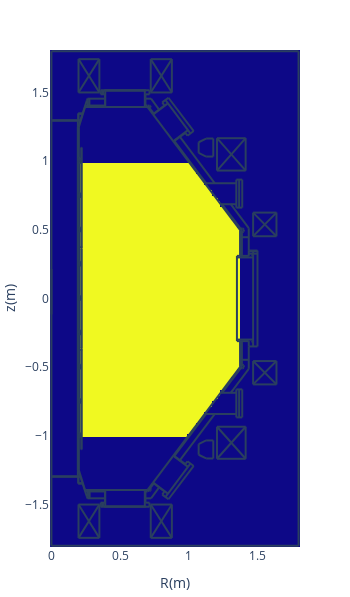

The notebook cell this image was saved under:
### Code cell
# vessel 
pl.d_heatmap(cond['vessel'])

### Figure 1 — Plotly figure (JSON) as saved in the notebook; plotly's stock layout.template omitted (floating-point values rounded to 4 significant figures; data arrays with more than 128 entries replaced by an {"elided": "..."} marker saying what was removed)
{"data": [{"dx": 0.02, "dy": 0.02, "showscale": false, "type": "heatmap", "x0": 0, "y0": -1.8, "z": {"elided": "181x91 int values"}}], "layout": {"height": 597.3, "margin": {"autoexpand": false, "b": 50, "l": 50, "r": 50, "t": 50}, "shapes": [{"type": "line", "x0": 0.2652, "x1": 0.2652, "y0": -1.406, "y1": -1.455}, {"type": "line", "x0": 0.2766, "x1": 0.2766, "y0": -1.406, "y1": -1.455}, {"type": "line", "x0": 0.1927, "x1": 0.1927, "y0": -1.299, "y1": 1.299}, {"type": "line", "x0": 0.1927, "x1": 0.1927, "y0": -1.249, "y1": 1.249}, {"type": "line", "x0": 0.195, "x1": 0.195, "y0": -1.251, "y1": 1.249}, {"type": "line", "x0": 0.1995, "x1": 0.1995, "y0": -1.249, "y1": 1.249}, {"type": "line", "x0": 1.376, "x1": 0.7005, "y0": 0.4965, "y1": 1.394}, {"type": "line", "x0": 0.2199, "x1": 0.2199, "y0": 0.3695, "y1": 1.099}, {"type": "line", "x0": 0.2176, "x1": 0.2176, "y0": 0.3695, "y1": 1.099}, {"type": "line", "x0": 1.376, "x1": 0.7005, "y0": -0.4965, "y1": -1.394}, {"type": "line", "x0": 0.2176, "x1": 0.2176, "y0": -0.3695, "y1": -1.099}, {"type": "line", "x0": 0.2199, "x1": 0.2199, "y0": -0.3695, "y1": -1.099}, {"type": "line", "x0": 0.1995, "x1": 0.2448, "y0": -1.249, "y1": -1.394}, {"type": "line", "x0": 0.1972, "x1": 0.1972, "y0": -1.299, "y1": -1.344}, {"type": "line", "x0": 0.195, "x1": 0.195, "y0": -1.299, "y1": -1.349}, {"type": "line", "x0": 0.195, "x1": 0.229, "y0": -1.349, "y1": -1.349}, {"type": "line", "x0": 0.195, "x1": 0.2267, "y0": -1.344, "y1": -1.344}, {"type": "line", "x0": 0.1995, "x1": 0.1995, "y0": -0.9975, "y1": -0.9748}, {"type": "line", "x0": 0.2086, "x1": 0.2086, "y0": -1.009, "y1": -0.9907}, {"type": "line", "x0": 0.2086, "x1": 0.2086, "y0": -1.009, "y1": -0.9929}, {"type": "line", "x0": 0.2063, "x1": 0.2063, "y0": -1.011, "y1": -0.9748}, {"type": "line", "x0": 0, "x1": 0.2108, "y0": -1.294, "y1": -1.294}, {"type": "line", "x0": 0, "x1": 0.2131, "y0": -1.299, "y1": -1.299}, {"type": "line", "x0": 0.1995, "x1": 0.1995, "y0": -1.011, "y1": -1.002}, {"type": "line", "x0": 0.2063, "x1": 0.2086, "y0": -1.007, "y1": -1.007}, {"type": "line", "x0": 0.2086, "x1": 0.2086, "y0": -1.004, "y1": -1.004}, {"type": "line", "x0": 0.2086, "x1": 0.2176, "y0": -1.009, "y1": -1.009}, {"type": "line", "x0": 0.1995, "x1": 0.2063, "y0": -1.011, "y1": -1.011}, {"type": "line", "x0": 0.2199, "x1": 0.2176, "y0": -1.099, "y1": -1.099}, {"type": "line", "x0": 0.2063, "x1": 0.2086, "y0": -0.9929, "y1": -0.9929}, {"type": "line", "x0": 0.2086, "x1": 0.2086, "y0": -0.9975, "y1": -0.9975}, {"type": "line", "x0": 0.2086, "x1": 0.2176, "y0": -0.9929, "y1": -0.9929}, {"type": "line", "x0": 0.2086, "x1": 0.2176, "y0": -0.9907, "y1": -0.9907}, {"type": "line", "x0": 0.1995, "x1": 0.2063, "y0": -0.9748, "y1": -0.9748}, {"type": "line", "x0": 0.2086, "x1": 0.2176, "y0": -0.7594, "y1": -0.7594}, {"type": "line", "x0": 0.1995, "x1": 0.2063, "y0": -0.7617, "y1": -0.7617}, {"type": "line", "x0": 0.2086, "x1": 0.2086, "y0": -0.7594, "y1": -0.7413}, {"type": "line", "x0": 0.2086, "x1": 0.2086, "y0": -0.7594, "y1": -0.739}, {"type": "line", "x0": 0.1995, "x1": 0.1995, "y0": -0.7617, "y1": -0.7526}, {"type": "line", "x0": 0.2063, "x1": 0.2063, "y0": -0.7617, "y1": -0.7254}, {"type": "line", "x0": 0.1995, "x1": 0.2063, "y0": -0.7254, "y1": -0.7254}, {"type": "line", "x0": 0.2086, "x1": 0.2176, "y0": -0.739, "y1": -0.739}, {"type": "line", "x0": 0.2086, "x1": 0.2176, "y0": -0.7413, "y1": -0.7413}, {"type": "line", "x0": 0.2086, "x1": 0.2086, "y0": -0.7526, "y1": -0.7526}, {"type": "line", "x0": 0.2063, "x1": 0.2086, "y0": -0.7572, "y1": -0.7572}, {"type": "line", "x0": 0.2086, "x1": 0.2086, "y0": -0.7458, "y1": -0.7458}, {"type": "line", "x0": 0.2063, "x1": 0.2086, "y0": -0.7436, "y1": -0.7436}, {"type": "line", "x0": 0.1995, "x1": 0.1995, "y0": -0.7481, "y1": -0.7254}, {"type": "line", "x0": 0.3582, "x1": 0.7141, "y0": -1.517, "y1": -1.517}, {"type": "line", "x0": 0.3854, "x1": 0.6869, "y0": -1.514, "y1": -1.514}, {"type": "line", "x0": 0.3854, "x1": 0.6869, "y0": -1.514, "y1": -1.514}, {"type": "line", "x0": 0.2426, "x1": 0.7096, "y0": -1.394, "y1": -1.394}, {"type": "line", "x0": 0.3922, "x1": 0.3922, "y0": -1.514, "y1": -1.394}, {"type": "line", "x0": 0.3582, "x1": 0.3582, "y0": -1.517, "y1": -1.487}, {"type": "line", "x0": 0.3786, "x1": 0.3786, "y0": -1.517, "y1": -1.487}, {"type": "line", "x0": 0.3695, "x1": 0.3695, "y0": -1.517, "y1": -1.487}, {"type": "line", "x0": 0.3831, "x1": 0.3831, "y0": -1.517, "y1": -1.512}, {"type": "line", "x0": 0.3831, "x1": 0.3854, "y0": -1.512, "y1": -1.514}, {"type": "line", "x0": 0.3854, "x1": 0.3854, "y0": -1.514, "y1": -1.514}, {"type": "line", "x0": 0.3899, "x1": 0.263, "y0": -1.455, "y1": -1.455}, {"type": "line", "x0": 0.3582, "x1": 0.3899, "y0": -1.487, "y1": -1.487}, {"type": "line", "x0": 0.2471, "x1": 0.3899, "y0": -1.406, "y1": -1.406}, {"type": "line", "x0": 0.2766, "x1": 0.2766, "y0": -1.455, "y1": -1.406}, {"type": "line", "x0": 0.2652, "x1": 0.2652, "y0": -1.455, "y1": -1.406}, {"type": "line", "x0": 0.2584, "x1": 0.263, "y0": -1.444, "y1": -1.455}, {"type": "line", "x0": 0.2426, "x1": 0.2448, "y0": -1.394, "y1": -1.392}, {"type": "line", "x0": 0.3899, "x1": 0.3899, "y0": -1.487, "y1": -1.394}, {"type": "line", "x0": 0.6801, "x1": 0.6801, "y0": -1.514, "y1": -1.394}, {"type": "line", "x0": 0.7141, "x1": 0.7141, "y0": -1.517, "y1": -1.487}, {"type": "line", "x0": 0.6914, "x1": 0.6914, "y0": -1.517, "y1": -1.512}, {"type": "line", "x0": 0.6914, "x1": 0.6869, "y0": -1.512, "y1": -1.514}, {"type": "line", "x0": 0.6869, "x1": 0.6869, "y0": -1.514, "y1": -1.514}, {"type": "line", "x0": 0.6846, "x1": 0.6846, "y0": -1.487, "y1": -1.394}, {"type": "line", "x0": 0.6846, "x1": 0.7141, "y0": -1.487, "y1": -1.487}, {"type": "line", "x0": 0.7254, "x1": 0.6846, "y0": -1.455, "y1": -1.455}, {"type": "line", "x0": 0.7118, "x1": 0.705, "y0": -1.392, "y1": -1.387}, {"type": "line", "x0": 0.7055, "x1": 0.715, "y0": -1.4, "y1": -1.402}, {"type": "line", "x0": 0.715, "x1": 0.7223, "y0": -1.402, "y1": -1.397}, {"type": "line", "x0": 0.7223, "x1": 0.7248, "y0": -1.397, "y1": -1.389}, {"type": "line", "x0": 0.7248, "x1": 0.7198, "y0": -1.389, "y1": -1.381}, {"type": "line", "x0": 0.6846, "x1": 0.7005, "y0": -1.406, "y1": -1.406}, {"type": "line", "x0": 0.2199, "x1": 0.2199, "y0": -0.3627, "y1": 0.3627}, {"type": "line", "x0": 0.2176, "x1": 0.2176, "y0": -0.3627, "y1": 0.3627}, {"type": "line", "x0": 0.1995, "x1": 0.1995, "y0": -0.4965, "y1": -0.4761}, {"type": "line", "x0": 0.2063, "x1": 0.2063, "y0": -0.5123, "y1": -0.4761}, {"type": "line", "x0": 0.1995, "x1": 0.1995, "y0": -0.5123, "y1": -0.5033}, {"type": "line", "x0": 0.2086, "x1": 0.2086, "y0": -0.5101, "y1": -0.4897}, {"type": "line", "x0": 0.2086, "x1": 0.2086, "y0": -0.5101, "y1": -0.4919}, {"type": "line", "x0": 0.2086, "x1": 0.2176, "y0": -0.5101, "y1": -0.5101}, {"type": "line", "x0": 0.2063, "x1": 0.2086, "y0": -0.4942, "y1": -0.4942}, {"type": "line", "x0": 0.2086, "x1": 0.2086, "y0": -0.4965, "y1": -0.4965}, {"type": "line", "x0": 0.2063, "x1": 0.2086, "y0": -0.5055, "y1": -0.5055}, {"type": "line", "x0": 0.2086, "x1": 0.2086, "y0": -0.5033, "y1": -0.5033}, {"type": "line", "x0": 0.2086, "x1": 0.2176, "y0": -0.4919, "y1": -0.4919}, {"type": "line", "x0": 0.2086, "x1": 0.2176, "y0": -0.4897, "y1": -0.4897}, {"type": "line", "x0": 0.1995, "x1": 0.2063, "y0": -0.5123, "y1": -0.5123}, {"type": "line", "x0": 0.1995, "x1": 0.2063, "y0": -0.4761, "y1": -0.4761}, {"type": "line", "x0": 0.2154, "x1": 0.2176, "y0": -0.365, "y1": -0.3627}, {"type": "line", "x0": 0.2206, "x1": 0.2218, "y0": -0.3642, "y1": -0.3614}, {"type": "line", "x0": 0.2199, "x1": 0.2176, "y0": -0.3695, "y1": -0.3695}, {"type": "line", "x0": 0.2176, "x1": 0.2154, "y0": -0.3786, "y1": -0.3786}, {"type": "line", "x0": 0.2154, "x1": 0.2154, "y0": -0.3786, "y1": -0.3695}, {"type": "line", "x0": 0.2176, "x1": 0.2176, "y0": -0.3786, "y1": -0.3695}, {"type": "line", "x0": 0.2169, "x1": 0.2157, "y0": -0.365, "y1": -0.3678}, {"type": "line", "x0": 0.2183, "x1": 0.2177, "y0": -0.3664, "y1": -0.3678}, {"type": "line", "x0": 0.2176, "x1": 0.2199, "y0": -0.3673, "y1": -0.365}, {"type": "line", "x0": 0.2192, "x1": 0.2197, "y0": -0.3628, "y1": -0.3614}, {"type": "line", "x0": 0.1995, "x1": 0.1995, "y0": -0.263, "y1": -0.2516}, {"type": "line", "x0": 0.2063, "x1": 0.2063, "y0": -0.263, "y1": -0.2267}, {"type": "line", "x0": 0.2086, "x1": 0.2086, "y0": -0.2607, "y1": -0.2426}, {"type": "line", "x0": 0.2086, "x1": 0.2086, "y0": -0.2607, "y1": -0.2403}, {"type": "line", "x0": 0.2086, "x1": 0.2176, "y0": -0.2607, "y1": -0.2607}, {"type": "line", "x0": 0.2086, "x1": 0.2086, "y0": -0.2539, "y1": -0.2539}, {"type": "line", "x0": 0.2063, "x1": 0.2086, "y0": -0.2562, "y1": -0.2562}, {"type": "line", "x0": 0.1995, "x1": 0.2063, "y0": -0.263, "y1": -0.263}, {"type": "line", "x0": 0.1995, "x1": 0.1995, "y0": -0.2471, "y1": -0.2267}, {"type": "line", "x0": 0.2086, "x1": 0.2176, "y0": -0.2403, "y1": -0.2403}, {"type": "line", "x0": 0.2086, "x1": 0.2176, "y0": -0.2426, "y1": -0.2426}, {"type": "line", "x0": 0.2086, "x1": 0.2086, "y0": -0.2471, "y1": -0.2471}, {"type": "line", "x0": 0.2063, "x1": 0.2086, "y0": -0.2426, "y1": -0.2426}, {"type": "line", "x0": 0.1995, "x1": 0.2063, "y0": -0.2267, "y1": -0.2267}, {"type": "line", "x0": 0.1995, "x1": 0.2063, "y0": -0.01133, "y1": -0.01133}, {"type": "line", "x0": 0.1995, "x1": 0.2063, "y0": 0.02494, "y1": 0.02494}, {"type": "line", "x0": 0.1995, "x1": 0.1995, "y0": -0.01133, "y1": -0.002267}, {"type": "line", "x0": 0.1995, "x1": 0.1995, "y0": 0.002267, "y1": 0.02494}, {"type": "line", "x0": 0.2063, "x1": 0.2063, "y0": -0.01133, "y1": 0.02494}, {"type": "line", "x0": 0.2086, "x1": 0.2086, "y0": -0.009068, "y1": 0.006801}, {"type": "line", "x0": 0.2086, "x1": 0.2086, "y0": -0.009068, "y1": 0.009068}, {"type": "line", "x0": 0.2086, "x1": 0.2176, "y0": -0.009068, "y1": -0.009068}, {"type": "line", "x0": 0.2086, "x1": 0.2086, "y0": -0.004534, "y1": -0.004534}, {"type": "line", "x0": 0.2063, "x1": 0.2086, "y0": -0.006801, "y1": -0.006801}, {"type": "line", "x0": 0.2086, "x1": 0.2176, "y0": 0.009068, "y1": 0.009068}, {"type": "line", "x0": 0.2086, "x1": 0.2176, "y0": 0.006801, "y1": 0.006801}, {"type": "line", "x0": 0.2086, "x1": 0.2086, "y0": 0.002267, "y1": 0.002267}, {"type": "line", "x0": 0.2063, "x1": 0.2086, "y0": 0.006801, "y1": 0.006801}, {"type": "line", "x0": 0.2176, "x1": 0.2176, "y0": 0.3786, "y1": 0.3695}, {"type": "line", "x0": 0.2154, "x1": 0.2154, "y0": 0.3786, "y1": 0.3695}, {"type": "line", "x0": 0.1995, "x1": 0.1995, "y0": 0.2516, "y1": 0.2743}, {"type": "line", "x0": 0.2063, "x1": 0.2063, "y0": 0.238, "y1": 0.2743}, {"type": "line", "x0": 0.2086, "x1": 0.2086, "y0": 0.2403, "y1": 0.2607}, {"type": "line", "x0": 0.1995, "x1": 0.2063, "y0": 0.238, "y1": 0.238}, {"type": "line", "x0": 0.1995, "x1": 0.1995, "y0": 0.238, "y1": 0.2471}, {"type": "line", "x0": 0.2063, "x1": 0.2086, "y0": 0.2562, "y1": 0.2562}, {"type": "line", "x0": 0.2086, "x1": 0.2086, "y0": 0.2539, "y1": 0.2539}, {"type": "line", "x0": 0.2086, "x1": 0.2176, "y0": 0.2584, "y1": 0.2584}, {"type": "line", "x0": 0.2063, "x1": 0.2086, "y0": 0.2426, "y1": 0.2426}, {"type": "line", "x0": 0.2086, "x1": 0.2086, "y0": 0.2471, "y1": 0.2471}, {"type": "line", "x0": 0.2086, "x1": 0.2176, "y0": 0.2403, "y1": 0.2403}, {"type": "line", "x0": 0.2086, "x1": 0.2086, "y0": 0.2403, "y1": 0.2584}, {"type": "line", "x0": 0.2086, "x1": 0.2176, "y0": 0.2607, "y1": 0.2607}, {"type": "line", "x0": 0.1995, "x1": 0.2063, "y0": 0.2743, "y1": 0.2743}, {"type": "line", "x0": 0.2177, "x1": 0.2183, "y0": 0.3696, "y1": 0.3682}, {"type": "line", "x0": 0.2157, "x1": 0.2169, "y0": 0.3696, "y1": 0.3668}, {"type": "line", "x0": 0.2176, "x1": 0.2199, "y0": 0.3673, "y1": 0.365}, {"type": "line", "x0": 0.2218, "x1": 0.2206, "y0": 0.3632, "y1": 0.366}, {"type": "line", "x0": 0.2154, "x1": 0.2176, "y0": 0.365, "y1": 0.3627}, {"type": "line", "x0": 0.2197, "x1": 0.2192, "y0": 0.3632, "y1": 0.3646}, {"type": "line", "x0": 0.2199, "x1": 0.2176, "y0": 0.3695, "y1": 0.3695}, {"type": "line", "x0": 0.2176, "x1": 0.2154, "y0": 0.3786, "y1": 0.3786}, {"type": "line", "x0": 0.1995, "x1": 0.1995, "y0": 0.5033, "y1": 0.5237}, {"type": "line", "x0": 0.1995, "x1": 0.1995, "y0": 0.4874, "y1": 0.4965}, {"type": "line", "x0": 0.2063, "x1": 0.2063, "y0": 0.4874, "y1": 0.5237}, {"type": "line", "x0": 0.2086, "x1": 0.2086, "y0": 0.4897, "y1": 0.5078}, {"type": "line", "x0": 0.2086, "x1": 0.2086, "y0": 0.4897, "y1": 0.5101}, {"type": "line", "x0": 0.2086, "x1": 0.2176, "y0": 0.4897, "y1": 0.4897}, {"type": "line", "x0": 0.2086, "x1": 0.2086, "y0": 0.4965, "y1": 0.4965}, {"type": "line", "x0": 0.2063, "x1": 0.2086, "y0": 0.4942, "y1": 0.4942}, {"type": "line", "x0": 0.2086, "x1": 0.2176, "y0": 0.5101, "y1": 0.5101}, {"type": "line", "x0": 0.2086, "x1": 0.2176, "y0": 0.5078, "y1": 0.5078}, {"type": "line", "x0": 0.2086, "x1": 0.2086, "y0": 0.5033, "y1": 0.5033}, {"type": "line", "x0": 0.2063, "x1": 0.2086, "y0": 0.5055, "y1": 0.5055}, {"type": "line", "x0": 0.1995, "x1": 0.2063, "y0": 0.4874, "y1": 0.4874}, {"type": "line", "x0": 0.1995, "x1": 0.2063, "y0": 0.5237, "y1": 0.5237}, {"type": "line", "x0": 1.501, "x1": 1.501, "y0": 0.3491, "y1": -0.3491}, {"type": "line", "x0": 1.351, "x1": 1.351, "y0": 0.3106, "y1": -0.3106}, {"type": "line", "x0": 1.469, "x1": 1.469, "y0": 0.3491, "y1": -0.3491}, {"type": "line", "x0": 1.387, "x1": 1.387, "y0": -0.3106, "y1": -0.4965}, {"type": "line", "x0": 1.374, "x1": 1.374, "y0": -0.3106, "y1": -0.4965}, {"type": "line", "x0": 1.462, "x1": 1.462, "y0": -0.3196, "y1": -0.3106}, {"type": "line", "x0": 1.437, "x1": 1.437, "y0": -0.3106, "y1": -0.3491}, {"type": "line", "x0": 1.437, "x1": 1.501, "y0": -0.3491, "y1": -0.3491}, {"type": "line", "x0": 1.437, "x1": 1.437, "y0": -0.3491, "y1": -0.5123}, {"type": "line", "x0": 1.379, "x1": 1.392, "y0": -0.5069, "y1": -0.5093}, {"type": "line", "x0": 1.392, "x1": 1.402, "y0": -0.5093, "y1": -0.4997}, {"type": "line", "x0": 1.402, "x1": 1.4, "y0": -0.4997, "y1": -0.4862}, {"type": "line", "x0": 1.4, "x1": 1.388, "y0": -0.4862, "y1": -0.48}, {"type": "line", "x0": 1.374, "x1": 1.374, "y0": -0.4965, "y1": -0.4987}, {"type": "line", "x0": 1.383, "x1": 1.378, "y0": -0.501, "y1": -0.4965}, {"type": "line", "x0": 1.387, "x1": 1.437, "y0": -0.4466, "y1": -0.4466}, {"type": "line", "x0": 1.462, "x1": 1.469, "y0": -0.3196, "y1": -0.3196}, {"type": "line", "x0": 1.351, "x1": 1.469, "y0": -0.2992, "y1": -0.2992}, {"type": "line", "x0": 1.351, "x1": 1.437, "y0": -0.3106, "y1": -0.3106}, {"type": "line", "x0": 1.462, "x1": 1.469, "y0": -0.3106, "y1": -0.3106}, {"type": "line", "x0": 1.437, "x1": 1.437, "y0": 0.5123, "y1": 0.3514}, {"type": "line", "x0": 1.387, "x1": 1.387, "y0": 0.4965, "y1": 0.3106}, {"type": "line", "x0": 1.374, "x1": 1.374, "y0": 0.4965, "y1": 0.3106}, {"type": "line", "x0": 1.437, "x1": 1.501, "y0": 0.3491, "y1": 0.3491}, {"type": "line", "x0": 1.501, "x1": 1.437, "y0": 0.3264, "y1": 0.3264}, {"type": "line", "x0": 1.501, "x1": 1.437, "y0": 0.3446, "y1": 0.3446}, {"type": "line", "x0": 1.351, "x1": 1.469, "y0": 0.2992, "y1": 0.2992}, {"type": "line", "x0": 1.351, "x1": 1.437, "y0": 0.3106, "y1": 0.3106}, {"type": "line", "x0": 1.462, "x1": 1.462, "y0": 0.3196, "y1": 0.3106}, {"type": "line", "x0": 1.437, "x1": 1.437, "y0": 0.3514, "y1": 0.3106}, {"type": "line", "x0": 1.462, "x1": 1.469, "y0": 0.3106, "y1": 0.3106}, {"type": "line", "x0": 1.462, "x1": 1.469, "y0": 0.3196, "y1": 0.3196}, {"type": "line", "x0": 1.388, "x1": 1.4, "y0": 0.4818, "y1": 0.488}, {"type": "line", "x0": 1.4, "x1": 1.402, "y0": 0.488, "y1": 0.5015}, {"type": "line", "x0": 1.402, "x1": 1.392, "y0": 0.5015, "y1": 0.5111}, {"type": "line", "x0": 1.392, "x1": 1.379, "y0": 0.5111, "y1": 0.5088}, {"type": "line", "x0": 1.387, "x1": 1.437, "y0": 0.4466, "y1": 0.4466}, {"type": "line", "x0": 1.374, "x1": 1.374, "y0": 0.4965, "y1": 0.4987}, {"type": "line", "x0": 1.383, "x1": 1.378, "y0": 0.501, "y1": 0.4965}, {"type": "line", "x0": 0.1995, "x1": 0.2448, "y0": 1.249, "y1": 1.394}, {"type": "line", "x0": 0.1995, "x1": 0.1995, "y0": 0.7526, "y1": 0.773}, {"type": "line", "x0": 0.2063, "x1": 0.2063, "y0": 0.7368, "y1": 0.773}, {"type": "line", "x0": 0.1995, "x1": 0.1995, "y0": 0.7368, "y1": 0.7481}, {"type": "line", "x0": 0.2063, "x1": 0.2086, "y0": 0.7572, "y1": 0.7572}, {"type": "line", "x0": 0.2086, "x1": 0.2086, "y0": 0.7526, "y1": 0.7526}, {"type": "line", "x0": 0.2063, "x1": 0.2086, "y0": 0.7436, "y1": 0.7436}, {"type": "line", "x0": 0.2086, "x1": 0.2086, "y0": 0.7458, "y1": 0.7458}, {"type": "line", "x0": 0.2086, "x1": 0.2086, "y0": 0.739, "y1": 0.7594}, {"type": "line", "x0": 0.2086, "x1": 0.2086, "y0": 0.739, "y1": 0.7572}, {"type": "line", "x0": 0.2086, "x1": 0.2176, "y0": 0.739, "y1": 0.739}, {"type": "line", "x0": 0.2086, "x1": 0.2176, "y0": 0.7572, "y1": 0.7572}, {"type": "line", "x0": 0.2086, "x1": 0.2176, "y0": 0.7594, "y1": 0.7594}, {"type": "line", "x0": 0.1995, "x1": 0.2063, "y0": 0.7368, "y1": 0.7368}, {"type": "line", "x0": 0.1995, "x1": 0.2063, "y0": 0.773, "y1": 0.773}, {"type": "line", "x0": 0.2086, "x1": 0.2086, "y0": 0.9907, "y1": 1.009}, {"type": "line", "x0": 0.2086, "x1": 0.2086, "y0": 0.9907, "y1": 1.007}, {"type": "line", "x0": 0.2086, "x1": 0.2176, "y0": 0.9907, "y1": 0.9907}, {"type": "line", "x0": 0.2086, "x1": 0.2176, "y0": 1.007, "y1": 1.007}, {"type": "line", "x0": 0.2086, "x1": 0.2176, "y0": 1.009, "y1": 1.009}, {"type": "line", "x0": 0.2063, "x1": 0.2063, "y0": 0.9884, "y1": 1.025}, {"type": "line", "x0": 0.2086, "x1": 0.2086, "y0": 1.009, "y1": 1.025}, {"type": "line", "x0": 0.1995, "x1": 0.1995, "y0": 1.002, "y1": 1.025}, {"type": "line", "x0": 0.1995, "x1": 0.1995, "y0": 1.002, "y1": 1.025}, {"type": "line", "x0": 0.1995, "x1": 0.1995, "y0": 0.9884, "y1": 0.9975}, {"type": "line", "x0": 0.2086, "x1": 0.2086, "y0": 1.009, "y1": 1.025}, {"type": "line", "x0": 0.2063, "x1": 0.2063, "y0": 0.9884, "y1": 1.025}, {"type": "line", "x0": 0.2086, "x1": 0.2176, "y0": 1.009, "y1": 1.009}, {"type": "line", "x0": 0.2086, "x1": 0.2176, "y0": 1.007, "y1": 1.007}, {"type": "line", "x0": 0.2086, "x1": 0.2176, "y0": 0.9907, "y1": 0.9907}, {"type": "line", "x0": 0.2086, "x1": 0.2086, "y0": 0.9907, "y1": 1.007}, {"type": "line", "x0": 0.2086, "x1": 0.2086, "y0": 0.9907, "y1": 1.009}, {"type": "line", "x0": 0.2086, "x1": 0.2086, "y0": 0.9952, "y1": 0.9952}, {"type": "line", "x0": 0.2086, "x1": 0.2086, "y0": 0.9884, "y1": 0.9907}, {"type": "line", "x0": 0.2063, "x1": 0.2086, "y0": 0.9929, "y1": 0.9929}, {"type": "line", "x0": 0.2086, "x1": 0.2086, "y0": 1.002, "y1": 1.002}, {"type": "line", "x0": 0.2063, "x1": 0.2086, "y0": 1.007, "y1": 1.007}, {"type": "line", "x0": 0.1995, "x1": 0.2086, "y0": 0.9884, "y1": 0.9884}, {"type": "line", "x0": 0.1995, "x1": 0.2086, "y0": 1.025, "y1": 1.025}, {"type": "line", "x0": 0.1995, "x1": 0.2086, "y0": 1.025, "y1": 1.025}, {"type": "line", "x0": 0.2063, "x1": 0.2086, "y0": 1.007, "y1": 1.007}, {"type": "line", "x0": 0.2086, "x1": 0.2086, "y0": 1.002, "y1": 1.002}, {"type": "line", "x0": 0.2063, "x1": 0.2086, "y0": 0.9929, "y1": 0.9929}, {"type": "line", "x0": 0.2086, "x1": 0.2086, "y0": 0.9884, "y1": 0.9907}, {"type": "line", "x0": 0.2086, "x1": 0.2086, "y0": 0.9952, "y1": 0.9952}, {"type": "line", "x0": 0.1995, "x1": 0.1995, "y0": 0.9884, "y1": 0.9975}, {"type": "line", "x0": 0.1995, "x1": 0.2086, "y0": 0.9884, "y1": 0.9884}, {"type": "line", "x0": 0.2199, "x1": 0.2176, "y0": 1.099, "y1": 1.099}, {"type": "line", "x0": 0, "x1": 0.2131, "y0": 1.299, "y1": 1.299}, {"type": "line", "x0": 0, "x1": 0.2108, "y0": 1.294, "y1": 1.294}, {"type": "line", "x0": 0.195, "x1": 0.2267, "y0": 1.344, "y1": 1.344}, {"type": "line", "x0": 0.195, "x1": 0.229, "y0": 1.349, "y1": 1.349}, {"type": "line", "x0": 0.195, "x1": 0.195, "y0": 1.299, "y1": 1.349}, {"type": "line", "x0": 0.1972, "x1": 0.1972, "y0": 1.299, "y1": 1.344}, {"type": "line", "x0": 0.2426, "x1": 0.2448, "y0": 1.394, "y1": 1.392}, {"type": "line", "x0": 0.7096, "x1": 0.7028, "y0": 1.394, "y1": 1.39}, {"type": "line", "x0": 0.718, "x1": 0.723, "y0": 1.385, "y1": 1.393}, {"type": "line", "x0": 0.723, "x1": 0.7205, "y0": 1.393, "y1": 1.402}, {"type": "line", "x0": 0.7205, "x1": 0.7132, "y0": 1.402, "y1": 1.407}, {"type": "line", "x0": 0.7132, "x1": 0.7037, "y0": 1.407, "y1": 1.404}, {"type": "line", "x0": 0.2426, "x1": 0.7096, "y0": 1.394, "y1": 1.394}, {"type": "line", "x0": 0.3854, "x1": 0.6869, "y0": 1.514, "y1": 1.514}, {"type": "line", "x0": 0.3854, "x1": 0.6869, "y0": 1.514, "y1": 1.514}, {"type": "line", "x0": 0.3582, "x1": 0.7141, "y0": 1.517, "y1": 1.517}, {"type": "line", "x0": 0.3899, "x1": 0.263, "y0": 1.455, "y1": 1.455}, {"type": "line", "x0": 0.2471, "x1": 0.3899, "y0": 1.406, "y1": 1.406}, {"type": "line", "x0": 0.3582, "x1": 0.3899, "y0": 1.487, "y1": 1.487}, {"type": "line", "x0": 0.2584, "x1": 0.263, "y0": 1.444, "y1": 1.455}, {"type": "line", "x0": 0.2652, "x1": 0.2652, "y0": 1.455, "y1": 1.406}, {"type": "line", "x0": 0.2766, "x1": 0.2766, "y0": 1.455, "y1": 1.406}, {"type": "line", "x0": 0.3582, "x1": 0.3582, "y0": 1.517, "y1": 1.487}, {"type": "line", "x0": 0.3899, "x1": 0.3899, "y0": 1.487, "y1": 1.394}, {"type": "line", "x0": 0.3922, "x1": 0.3922, "y0": 1.514, "y1": 1.394}, {"type": "line", "x0": 0.3854, "x1": 0.3854, "y0": 1.514, "y1": 1.514}, {"type": "line", "x0": 0.3831, "x1": 0.3854, "y0": 1.512, "y1": 1.514}, {"type": "line", "x0": 0.3831, "x1": 0.3831, "y0": 1.517, "y1": 1.512}, {"type": "line", "x0": 0.3695, "x1": 0.3695, "y0": 1.517, "y1": 1.487}, {"type": "line", "x0": 0.3786, "x1": 0.3786, "y0": 1.517, "y1": 1.487}, {"type": "line", "x0": 0.6846, "x1": 0.6846, "y0": 1.487, "y1": 1.394}, {"type": "line", "x0": 0.6801, "x1": 0.6801, "y0": 1.514, "y1": 1.394}, {"type": "line", "x0": 0.6846, "x1": 0.7005, "y0": 1.406, "y1": 1.406}, {"type": "line", "x0": 0.6846, "x1": 0.7141, "y0": 1.487, "y1": 1.487}, {"type": "line", "x0": 0.6869, "x1": 0.6869, "y0": 1.514, "y1": 1.514}, {"type": "line", "x0": 0.6914, "x1": 0.6869, "y0": 1.512, "y1": 1.514}, {"type": "line", "x0": 0.6914, "x1": 0.6914, "y0": 1.517, "y1": 1.512}, {"type": "line", "x0": 0.7141, "x1": 0.7141, "y0": 1.517, "y1": 1.487}, {"type": "line", "x0": 0.7254, "x1": 0.6846, "y0": 1.455, "y1": 1.455}, {"type": "line", "x0": 0.7844, "x1": 0.7254, "y0": 1.376, "y1": 1.455}, {"type": "line", "x0": 0.7458, "x1": 0.7005, "y0": 1.347, "y1": 1.406}, {"type": "line", "x0": 0, "x1": 0, "y0": 0.2154, "y1": -0.1156}, {"type": "line", "x0": 0.7844, "x1": 0.7254, "y0": -1.376, "y1": -1.455}, {"type": "line", "x0": 0.7458, "x1": 0.7005, "y0": -1.347, "y1": -1.406}, {"type": "line", "x0": 1.437, "x1": 1.306, "y0": 0.5123, "y1": 0.6869}, {"type": "line", "x0": 1.387, "x1": 1.242, "y0": 0.4965, "y1": 0.6869}, {"type": "line", "x0": 1.347, "x1": 1.118, "y0": 0.8388, "y1": 0.8388}, {"type": "line", "x0": 1.347, "x1": 1.347, "y0": 0.866, "y1": 0.662}, {"type": "line", "x0": 1.367, "x1": 1.367, "y0": 0.866, "y1": 0.662}, {"type": "line", "x0": 1.39, "x1": 1.39, "y0": 0.866, "y1": 0.662}, {"type": "line", "x0": 1.39, "x1": 1.347, "y0": 0.866, "y1": 0.866}, {"type": "line", "x0": 1.39, "x1": 1.347, "y0": 0.662, "y1": 0.662}, {"type": "line", "x0": 1.347, "x1": 1.233, "y0": 0.6869, "y1": 0.6869}, {"type": "line", "x0": 1.347, "x1": 1.118, "y0": -0.8411, "y1": -0.8411}, {"type": "line", "x0": 1.347, "x1": 1.347, "y0": -0.866, "y1": -0.662}, {"type": "line", "x0": 1.367, "x1": 1.367, "y0": -0.866, "y1": -0.662}, {"type": "line", "x0": 1.39, "x1": 1.39, "y0": -0.866, "y1": -0.662}, {"type": "line", "x0": 1.39, "x1": 1.347, "y0": -0.866, "y1": -0.866}, {"type": "line", "x0": 1.39, "x1": 1.347, "y0": -0.662, "y1": -0.662}, {"type": "line", "x0": 1.347, "x1": 1.233, "y0": -0.6869, "y1": -0.6869}, {"type": "line", "x0": 1.437, "x1": 1.306, "y0": -0.5123, "y1": -0.6869}, {"type": "line", "x0": 1.387, "x1": 1.242, "y0": -0.4965, "y1": -0.6869}, {"type": "line", "x0": 0.195, "x1": 0.2584, "y0": -1.251, "y1": -1.444}, {"type": "line", "x0": 0.195, "x1": 0.2584, "y0": 1.249, "y1": 1.444}, {"type": "line", "x0": 0.8524, "x1": 0.8071, "y0": 1.462, "y1": 1.428}, {"type": "line", "x0": 0.8071, "x1": 0.8229, "y0": 1.428, "y1": 1.406}, {"type": "line", "x0": 0.8229, "x1": 0.739, "y0": 1.406, "y1": 1.342}, {"type": "line", "x0": 0.8479, "x1": 0.7413, "y0": 1.421, "y1": 1.34}, {"type": "line", "x0": 0.8524, "x1": 1.036, "y0": 1.462, "y1": 1.22}, {"type": "line", "x0": 0.8297, "x1": 1.013, "y0": 1.446, "y1": 1.202}, {"type": "line", "x0": 0.9952, "x1": 0.8864, "y0": 1.226, "y1": 1.145}, {"type": "line", "x0": 1.036, "x1": 0.9907, "y0": 1.22, "y1": 1.186}, {"type": "line", "x0": 0.9748, "x1": 0.9907, "y0": 1.206, "y1": 1.186}, {"type": "line", "x0": 0.9748, "x1": 0.8887, "y0": 1.206, "y1": 1.143}, {"type": "line", "x0": 1.19, "x1": 0.9363, "y0": 0.8388, "y1": 1.177}, {"type": "line", "x0": 1.127, "x1": 0.8955, "y0": 0.8388, "y1": 1.147}, {"type": "line", "x0": 0.8524, "x1": 0.8071, "y0": -1.462, "y1": -1.428}, {"type": "line", "x0": 0.8071, "x1": 0.8229, "y0": -1.428, "y1": -1.406}, {"type": "line", "x0": 0.8229, "x1": 0.739, "y0": -1.406, "y1": -1.342}, {"type": "line", "x0": 0.8479, "x1": 0.7413, "y0": -1.421, "y1": -1.34}, {"type": "line", "x0": 0.8524, "x1": 1.036, "y0": -1.462, "y1": -1.22}, {"type": "line", "x0": 0.8297, "x1": 1.013, "y0": -1.446, "y1": -1.202}, {"type": "line", "x0": 0.9952, "x1": 0.8864, "y0": -1.226, "y1": -1.145}, {"type": "line", "x0": 1.036, "x1": 0.9907, "y0": -1.22, "y1": -1.186}, {"type": "line", "x0": 0.9748, "x1": 0.9907, "y0": -1.206, "y1": -1.186}, {"type": "line", "x0": 0.9748, "x1": 0.8887, "y0": -1.206, "y1": -1.143}, {"type": "line", "x0": 1.19, "x1": 0.9363, "y0": -0.8411, "y1": -1.177}, {"type": "line", "x0": 1.127, "x1": 0.8955, "y0": -0.8411, "y1": -1.147}, {"type": "line", "x0": 0.1972, "x1": 0.1972, "y0": -1.501, "y1": -1.743}, {"type": "line", "x0": 0.1972, "x1": 0.3491, "y0": -1.743, "y1": -1.743}, {"type": "line", "x0": 0.3491, "x1": 0.3491, "y0": -1.743, "y1": -1.501}, {"type": "line", "x0": 0.3491, "x1": 0.1972, "y0": -1.501, "y1": -1.501}, {"type": "line", "x0": 0.1972, "x1": 0.1972, "y0": 1.743, "y1": 1.501}, {"type": "line", "x0": 0.1972, "x1": 0.3491, "y0": 1.501, "y1": 1.501}, {"type": "line", "x0": 0.3491, "x1": 0.3491, "y0": 1.501, "y1": 1.743}, {"type": "line", "x0": 0.3491, "x1": 0.1972, "y0": 1.743, "y1": 1.743}, {"type": "line", "x0": 0.7232, "x1": 0.7232, "y0": 1.743, "y1": 1.501}, {"type": "line", "x0": 0.7232, "x1": 0.8773, "y0": 1.501, "y1": 1.501}, {"type": "line", "x0": 0.8773, "x1": 0.8773, "y0": 1.501, "y1": 1.743}, {"type": "line", "x0": 0.8773, "x1": 0.7232, "y0": 1.743, "y1": 1.743}, {"type": "line", "x0": 0.7232, "x1": 0.7232, "y0": -1.501, "y1": -1.743}, {"type": "line", "x0": 0.7232, "x1": 0.8773, "y0": -1.743, "y1": -1.743}, {"type": "line", "x0": 0.8773, "x1": 0.8773, "y0": -1.743, "y1": -1.501}, {"type": "line", "x0": 0.8773, "x1": 0.7232, "y0": -1.501, "y1": -1.501}, {"type": "line", "x0": 1.206, "x1": 1.206, "y0": -0.934, "y1": -1.168}, {"type": "line", "x0": 1.206, "x1": 1.415, "y0": -1.168, "y1": -1.168}, {"type": "line", "x0": 1.415, "x1": 1.415, "y0": -1.168, "y1": -0.934}, {"type": "line", "x0": 1.415, "x1": 1.206, "y0": -0.934, "y1": -0.934}, {"type": "line", "x0": 1.206, "x1": 1.206, "y0": 1.168, "y1": 0.9317}, {"type": "line", "x0": 1.206, "x1": 1.415, "y0": 0.9317, "y1": 0.9317}, {"type": "line", "x0": 1.415, "x1": 1.415, "y0": 0.9317, "y1": 1.168}, {"type": "line", "x0": 1.415, "x1": 1.206, "y0": 1.168, "y1": 1.168}, {"type": "line", "x0": 1.469, "x1": 1.469, "y0": 0.6257, "y1": 0.4534}, {"type": "line", "x0": 1.469, "x1": 1.639, "y0": 0.4534, "y1": 0.4534}, {"type": "line", "x0": 1.639, "x1": 1.639, "y0": 0.4534, "y1": 0.6257}, {"type": "line", "x0": 1.639, "x1": 1.469, "y0": 0.6257, "y1": 0.6257}, {"type": "line", "x0": 1.469, "x1": 1.469, "y0": -0.4557, "y1": -0.6257}, {"type": "line", "x0": 1.469, "x1": 1.639, "y0": -0.6257, "y1": -0.6257}, {"type": "line", "x0": 1.639, "x1": 1.639, "y0": -0.6257, "y1": -0.4557}, {"type": "line", "x0": 1.639, "x1": 1.469, "y0": -0.4557, "y1": -0.4557}, {"type": "line", "x0": 1.072, "x1": 1.127, "y0": 1.138, "y1": 1.165}, {"type": "line", "x0": 1.127, "x1": 1.179, "y0": 1.165, "y1": 1.165}, {"type": "line", "x0": 1.179, "x1": 1.179, "y0": 1.165, "y1": 1.034}, {"type": "line", "x0": 1.179, "x1": 1.127, "y0": 1.034, "y1": 1.034}, {"type": "line", "x0": 1.127, "x1": 1.072, "y0": 1.034, "y1": 1.061}, {"type": "line", "x0": 1.072, "x1": 1.072, "y0": 1.061, "y1": 1.138}, {"type": "line", "x0": 1.072, "x1": 1.072, "y0": -1.138, "y1": -1.061}, {"type": "line", "x0": 1.072, "x1": 1.127, "y0": -1.061, "y1": -1.034}, {"type": "line", "x0": 1.127, "x1": 1.179, "y0": -1.034, "y1": -1.034}, {"type": "line", "x0": 1.179, "x1": 1.179, "y0": -1.034, "y1": -1.165}, {"type": "line", "x0": 1.179, "x1": 1.127, "y0": -1.165, "y1": -1.165}, {"type": "line", "x0": 1.127, "x1": 1.072, "y0": -1.165, "y1": -1.138}, {"type": "line", "x0": 1.469, "x1": 1.639, "y0": 0.6257, "y1": 0.4534}, {"type": "line", "x0": 1.469, "x1": 1.639, "y0": 0.4534, "y1": 0.6257}, {"type": "line", "x0": 1.206, "x1": 1.415, "y0": 1.168, "y1": 0.9317}, {"type": "line", "x0": 1.206, "x1": 1.415, "y0": 0.9317, "y1": 1.168}, {"type": "line", "x0": 1.469, "x1": 1.639, "y0": -0.6257, "y1": -0.4557}, {"type": "line", "x0": 1.469, "x1": 1.639, "y0": -0.4557, "y1": -0.6257}, {"type": "line", "x0": 1.415, "x1": 1.206, "y0": -0.934, "y1": -1.168}, {"type": "line", "x0": 1.206, "x1": 1.415, "y0": -0.934, "y1": -1.168}, {"type": "line", "x0": 0.1972, "x1": 0.3491, "y0": -1.501, "y1": -1.743}, {"type": "line", "x0": 0.1972, "x1": 0.3491, "y0": -1.743, "y1": -1.501}, {"type": "line", "x0": 0.7232, "x1": 0.8773, "y0": -1.501, "y1": -1.743}, {"type": "line", "x0": 0.7232, "x1": 0.8773, "y0": -1.743, "y1": -1.501}, {"type": "line", "x0": 0.1972, "x1": 0.3491, "y0": 1.501, "y1": 1.743}, {"type": "line", "x0": 0.1972, "x1": 0.3491, "y0": 1.743, "y1": 1.501}, {"type": "line", "x0": 0.7232, "x1": 0.8773, "y0": 1.743, "y1": 1.501}, {"type": "line", "x0": 0.7232, "x1": 0.8773, "y0": 1.501, "y1": 1.743}, {"type": "line", "x0": 0, "x1": 1.8, "y0": 1.8, "y1": 1.8}, {"type": "line", "x0": 0, "x1": 1.8, "y0": -1.8, "y1": -1.8}, {"type": "line", "x0": 1.8, "x1": 1.8, "y0": -1.8, "y1": 1.8}, {"type": "line", "x0": 0, "x1": 0, "y0": 1.8, "y1": -1.8}], "width": 350, "xaxis": {"title": {"text": "R(m)"}}, "yaxis": {"scaleanchor": "x", "title": {"text": "z(m)"}}}}
